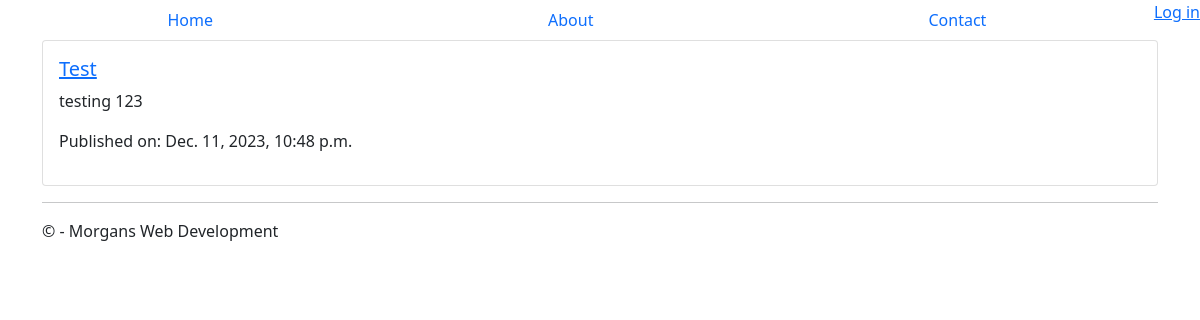
Before: /news/ with the older database file.
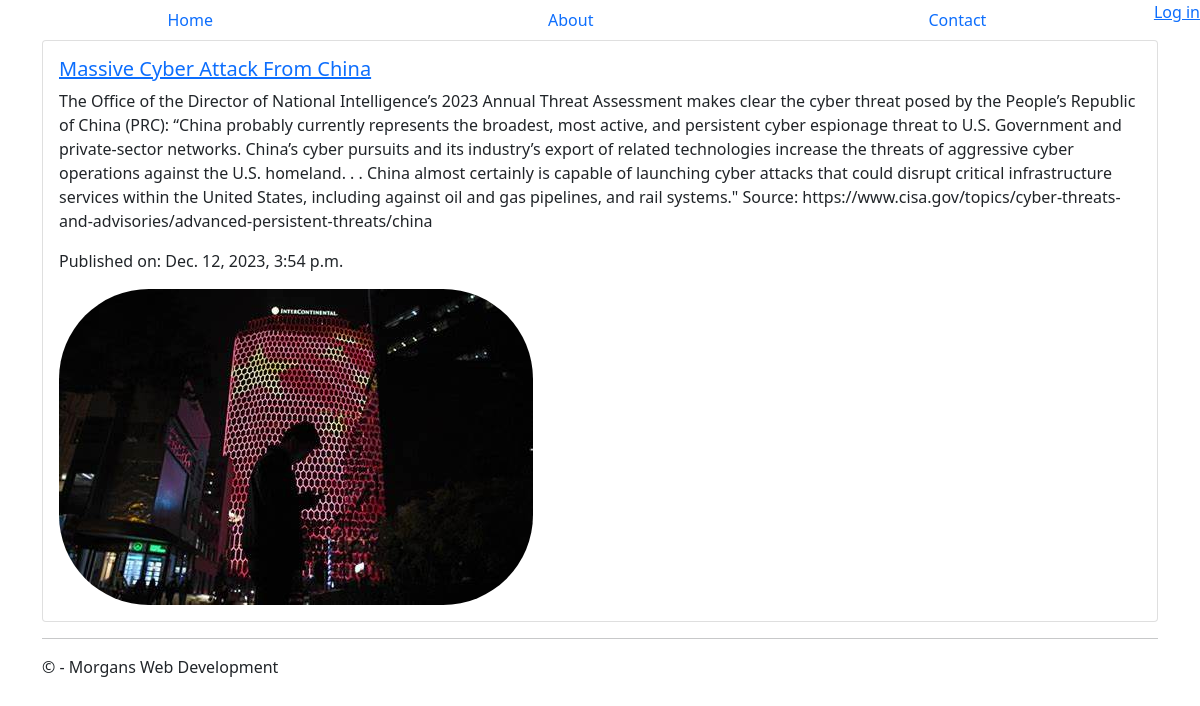
After: the same page with the newer database file.
### news/models.py (models this page shows)
class Blog(models.Model):
    blog_title = models.CharField(max_length=100)
    blog_content = models.TextField(blank=True)
    blog_date = models.DateTimeField(auto_now_add=True)
    blog_image = models.ImageField(upload_to='blog_images/', blank=True, null=True)

### news/views.py (the view)
# urls.py: path('news/', views.display_blog, name='display_blog'),
def display_blog(request):
    blogs = Blog.objects.all()
    return render(request, 'news/news.html', {'blogs': blogs})

### news/templates/news/news.html
{% extends "app/layout.html" %}
{% block content %}
<div class="card">
    <div class="card-body">
        {% for blog in blogs %}
        <h5 class="card-title"><a href="{% url 'display_article' blog_id=blog.id %}">{{ blog.blog_title }}</a></h5>
        <p class="card-text">{{ blog.blog_content }}</p>
        <p>Published on: {{ blog.blog_date }}</p>
        {% if blog.blog_image %}
        <img src="{{ blog.blog_image.url }}" alt="{{ blog.blog_title }} Image" style="border-radius: 90px;">
        {% endif %}
        {% endfor %}
    </div>
</div>
{% endblock %}

Changed rows visible on the page:
removed Blog: blog_title "Test", blog_content "testing 123", blog_date "Dec. 11, 2023, 10:48 p.m."
added Blog: blog_title "Massive Cyber Attack From China", blog_content "The Office of the Director of National Intelligence’s 2023 Annual Threat Assessment makes clear the cyber threat posed by the People’s Republic of China (PRC): “China probably currently represents the broadest, most active, and persistent cyber espionage threat to U.S. Government and private-sector networks. China’s cyber pursuits and its industry’s export of related technologies increase the threats of aggressive cyber operations against the U.S. homeland. . . China almost certainly is capable of launching cyber attacks that could disrupt critical infrastructure services within the United States, including against oil and gas pipelines, and rail systems.\" Source:…", blog_date "Dec. 12, 2023, 3:54 p.m.", blog_image (picture)
